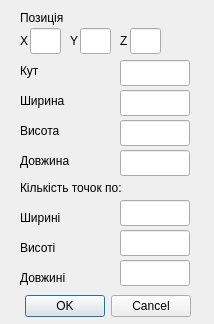
<?xml version="1.0" encoding="UTF-8"?>
<ui version="4.0">
 <class>AddBoxDialog</class>
 <widget class="QDialog" name="AddBoxDialog">
  <property name="geometry">
   <rect>
    <x>0</x>
    <y>0</y>
    <width>214</width>
    <height>324</height>
   </rect>
  </property>
  <property name="windowTitle">
   <string>Додати бокс</string>
  </property>
  <widget class="QDialogButtonBox" name="buttonBox">
   <property name="geometry">
    <rect>
     <x>0</x>
     <y>290</y>
     <width>191</width>
     <height>32</height>
    </rect>
   </property>
   <property name="orientation">
    <enum>Qt::Horizontal</enum>
   </property>
   <property name="standardButtons">
    <set>QDialogButtonBox::Cancel|QDialogButtonBox::Ok</set>
   </property>
  </widget>
  <widget class="QLineEdit" name="lePosX">
   <property name="geometry">
    <rect>
     <x>30</x>
     <y>28</y>
     <width>31</width>
     <height>26</height>
    </rect>
   </property>
  </widget>
  <widget class="QLineEdit" name="leWidht">
   <property name="geometry">
    <rect>
     <x>120</x>
     <y>90</y>
     <width>70</width>
     <height>26</height>
    </rect>
   </property>
  </widget>
  <widget class="QLineEdit" name="leHeight">
   <property name="geometry">
    <rect>
     <x>120</x>
     <y>120</y>
     <width>70</width>
     <height>26</height>
    </rect>
   </property>
  </widget>
  <widget class="QLineEdit" name="leLenght">
   <property name="geometry">
    <rect>
     <x>120</x>
     <y>150</y>
     <width>70</width>
     <height>26</height>
    </rect>
   </property>
  </widget>
  <widget class="QLabel" name="lbPosition">
   <property name="geometry">
    <rect>
     <x>20</x>
     <y>10</y>
     <width>56</width>
     <height>16</height>
    </rect>
   </property>
   <property name="text">
    <string>Позиція</string>
   </property>
  </widget>
  <widget class="QLabel" name="lbWidht">
   <property name="geometry">
    <rect>
     <x>20</x>
     <y>85</y>
     <width>61</width>
     <height>31</height>
    </rect>
   </property>
   <property name="text">
    <string>Ширина</string>
   </property>
  </widget>
  <widget class="QLabel" name="lbHeight">
   <property name="geometry">
    <rect>
     <x>20</x>
     <y>115</y>
     <width>56</width>
     <height>31</height>
    </rect>
   </property>
   <property name="text">
    <string>Висота</string>
   </property>
  </widget>
  <widget class="QLabel" name="lbLenght">
   <property name="geometry">
    <rect>
     <x>20</x>
     <y>145</y>
     <width>71</width>
     <height>31</height>
    </rect>
   </property>
   <property name="text">
    <string>Довжина</string>
   </property>
  </widget>
  <widget class="QLineEdit" name="lePosY">
   <property name="geometry">
    <rect>
     <x>80</x>
     <y>28</y>
     <width>31</width>
     <height>26</height>
    </rect>
   </property>
  </widget>
  <widget class="QLineEdit" name="lePosZ">
   <property name="geometry">
    <rect>
     <x>130</x>
     <y>28</y>
     <width>31</width>
     <height>26</height>
    </rect>
   </property>
  </widget>
  <widget class="QLabel" name="lbPosX">
   <property name="geometry">
    <rect>
     <x>20</x>
     <y>30</y>
     <width>21</width>
     <height>21</height>
    </rect>
   </property>
   <property name="text">
    <string>X</string>
   </property>
   <property name="textFormat">
    <enum>Qt::AutoText</enum>
   </property>
  </widget>
  <widget class="QLabel" name="lbPosY">
   <property name="geometry">
    <rect>
     <x>70</x>
     <y>30</y>
     <width>21</width>
     <height>21</height>
    </rect>
   </property>
   <property name="text">
    <string>Y</string>
   </property>
  </widget>
  <widget class="QLabel" name="lbPosZ">
   <property name="geometry">
    <rect>
     <x>120</x>
     <y>30</y>
     <width>21</width>
     <height>21</height>
    </rect>
   </property>
   <property name="text">
    <string>Z</string>
   </property>
  </widget>
  <widget class="QLabel" name="lbLenghtPoints">
   <property name="geometry">
    <rect>
     <x>20</x>
     <y>270</y>
     <width>71</width>
     <height>16</height>
    </rect>
   </property>
   <property name="text">
    <string>Довжині</string>
   </property>
  </widget>
  <widget class="QLineEdit" name="leWidhtPoints">
   <property name="geometry">
    <rect>
     <x>120</x>
     <y>200</y>
     <width>70</width>
     <height>26</height>
    </rect>
   </property>
  </widget>
  <widget class="QLabel" name="lbKPO">
   <property name="geometry">
    <rect>
     <x>20</x>
     <y>180</y>
     <width>131</width>
     <height>16</height>
    </rect>
   </property>
   <property name="text">
    <string>Кількість точок по:</string>
   </property>
  </widget>
  <widget class="QLabel" name="lbWidhtPoints">
   <property name="geometry">
    <rect>
     <x>20</x>
     <y>210</y>
     <width>61</width>
     <height>16</height>
    </rect>
   </property>
   <property name="text">
    <string>Ширині</string>
   </property>
  </widget>
  <widget class="QLineEdit" name="leLenghtPoints">
   <property name="geometry">
    <rect>
     <x>120</x>
     <y>260</y>
     <width>70</width>
     <height>26</height>
    </rect>
   </property>
  </widget>
  <widget class="QLabel" name="lbHeightPoints">
   <property name="geometry">
    <rect>
     <x>20</x>
     <y>240</y>
     <width>56</width>
     <height>16</height>
    </rect>
   </property>
   <property name="text">
    <string>Висоті</string>
   </property>
  </widget>
  <widget class="QLineEdit" name="leHeightPoints">
   <property name="geometry">
    <rect>
     <x>120</x>
     <y>230</y>
     <width>70</width>
     <height>26</height>
    </rect>
   </property>
  </widget>
  <widget class="QLabel" name="lbAngel">
   <property name="geometry">
    <rect>
     <x>20</x>
     <y>55</y>
     <width>61</width>
     <height>31</height>
    </rect>
   </property>
   <property name="text">
    <string>Кут</string>
   </property>
  </widget>
  <widget class="QLineEdit" name="leAngle">
   <property name="geometry">
    <rect>
     <x>120</x>
     <y>60</y>
     <width>70</width>
     <height>26</height>
    </rect>
   </property>
  </widget>
 </widget>
 <resources/>
 <connections>
  <connection>
   <sender>buttonBox</sender>
   <signal>accepted()</signal>
   <receiver>AddBoxDialog</receiver>
   <slot>accept()</slot>
   <hints>
    <hint type="sourcelabel">
     <x>248</x>
     <y>254</y>
    </hint>
    <hint type="destinationlabel">
     <x>157</x>
     <y>274</y>
    </hint>
   </hints>
  </connection>
  <connection>
   <sender>buttonBox</sender>
   <signal>rejected()</signal>
   <receiver>AddBoxDialog</receiver>
   <slot>reject()</slot>
   <hints>
    <hint type="sourcelabel">
     <x>316</x>
     <y>260</y>
    </hint>
    <hint type="destinationlabel">
     <x>286</x>
     <y>274</y>
    </hint>
   </hints>
  </connection>
 </connections>
</ui>
